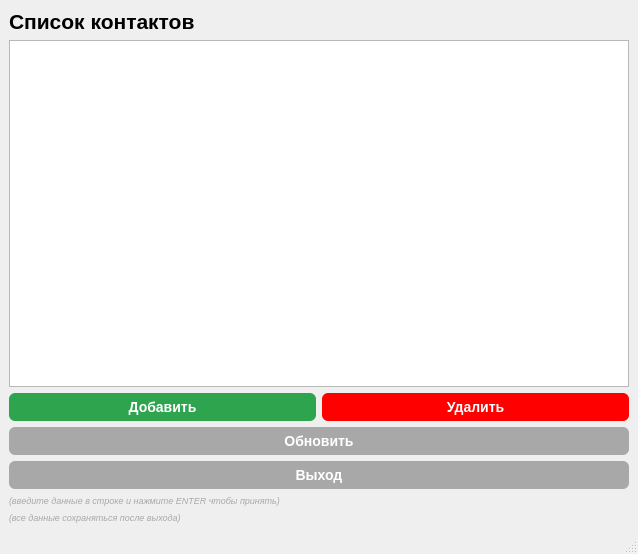
<?xml version="1.0" encoding="UTF-8"?>
<ui version="4.0">
 <class>practic</class>
 <widget class="QMainWindow" name="practic">
  <property name="geometry">
   <rect>
    <x>0</x>
    <y>0</y>
    <width>638</width>
    <height>554</height>
   </rect>
  </property>
  <property name="windowTitle">
   <string>practic</string>
  </property>
  <widget class="QWidget" name="centralwidget">
   <layout class="QGridLayout" name="gridLayout">
    <item row="6" column="0" colspan="2">
     <widget class="QLabel" name="label_2">
      <property name="font">
       <font>
        <pointsize>7</pointsize>
        <italic>true</italic>
       </font>
      </property>
      <property name="styleSheet">
       <string notr="true">color:rgb(168, 168, 168)</string>
      </property>
      <property name="text">
       <string>(ввeдите данные в строке и нажмите ENTER чтобы принять)</string>
      </property>
     </widget>
    </item>
    <item row="7" column="0">
     <widget class="QLabel" name="label_3">
      <property name="font">
       <font>
        <pointsize>7</pointsize>
        <italic>true</italic>
       </font>
      </property>
      <property name="styleSheet">
       <string notr="true">color:rgb(168, 168, 168)</string>
      </property>
      <property name="text">
       <string>(все данные сохраняться после выхода)</string>
      </property>
     </widget>
    </item>
    <item row="5" column="0" colspan="2">
     <widget class="QPushButton" name="pushButton_3">
      <property name="cursor">
       <cursorShape>PointingHandCursor</cursorShape>
      </property>
      <property name="styleSheet">
       <string notr="true">
QPushButton {
  appearance: none;
  background-color: rgb(168, 168, 168);
  border: 1px solid rgba(27, 31, 35, .15);
  border-radius: 6px;
  box-shadow: rgba(27, 31, 35, .1) 0 1px 0;
  box-sizing: border-box;
  color: #fff;
  cursor: pointer;
  display: inline-block;
  font-family: -apple-system,system-ui,&quot;Segoe UI&quot;,Helvetica,Arial,sans-serif,&quot;Apple Color Emoji&quot;,&quot;Segoe UI Emoji&quot;;
  font-size: 14px;
  font-weight: 600;
  line-height: 20px;
  padding: 6px 16px;
  position: relative;
  text-align: center;
  text-decoration: none;
  user-select: none;
  -webkit-user-select: none;
  touch-action: manipulation;
  vertical-align: middle;
  white-space: nowrap;
}
QPushButton:hover {
  appearance: none;
  background-color: rgb(255, 255, 255);
  border: 1px solid rgba(27, 31, 35, .15);
  border-radius: 6px;
  box-shadow: rgba(27, 31, 35, .1) 0 1px 0;
  box-sizing: border-box;
  color: black;
  cursor: pointer;
  display: inline-block;
  font-family: -apple-system,system-ui,&quot;Segoe UI&quot;,Helvetica,Arial,sans-serif,&quot;Apple Color Emoji&quot;,&quot;Segoe UI Emoji&quot;;
  font-size: 14px;
  font-weight: 600;
  line-height: 20px;
  padding: 6px 16px;
  position: relative;
  text-align: center;
  text-decoration: none;
  user-select: none;
  -webkit-user-select: none;
  touch-action: manipulation;
  vertical-align: middle;
  white-space: nowrap;
}
</string>
      </property>
      <property name="text">
       <string>Выход</string>
      </property>
     </widget>
    </item>
    <item row="1" column="0" colspan="2">
     <widget class="QTableView" name="tableView">
      <property name="cursor" stdset="0">
       <cursorShape>ArrowCursor</cursorShape>
      </property>
      <property name="styleSheet">
       <string notr="true"/>
      </property>
     </widget>
    </item>
    <item row="0" column="0">
     <widget class="QLabel" name="label">
      <property name="font">
       <font>
        <pointsize>16</pointsize>
        <bold>true</bold>
       </font>
      </property>
      <property name="text">
       <string>Список контактов</string>
      </property>
     </widget>
    </item>
    <item row="2" column="0">
     <widget class="QPushButton" name="pushButton">
      <property name="cursor">
       <cursorShape>PointingHandCursor</cursorShape>
      </property>
      <property name="autoFillBackground">
       <bool>false</bool>
      </property>
      <property name="styleSheet">
       <string notr="true">
QPushButton {
  appearance: none;
  background-color: #2ea44f;
  border: 1px solid rgba(27, 31, 35, .15);
  border-radius: 6px;
  box-shadow: rgba(27, 31, 35, .1) 0 1px 0;
  box-sizing: border-box;
  color: #fff;
  cursor: pointer;
  display: inline-block;
  font-family: -apple-system,system-ui,&quot;Segoe UI&quot;,Helvetica,Arial,sans-serif,&quot;Apple Color Emoji&quot;,&quot;Segoe UI Emoji&quot;;
  font-size: 14px;
  font-weight: 600;
  line-height: 20px;
  padding: 6px 16px;
  position: relative;
  text-align: center;
  text-decoration: none;
  user-select: none;
  -webkit-user-select: none;
  touch-action: manipulation;
  vertical-align: middle;
  white-space: nowrap;
}
QPushButton:hover {
  appearance: none;
  background-color: rgb(255, 255, 255);
  border: 1px solid rgba(27, 31, 35, .15);
  border-radius: 6px;
  box-shadow: rgba(27, 31, 35, .1) 0 1px 0;
  box-sizing: border-box;
  color: rgb(46, 164, 79);
  cursor: pointer;
  display: inline-block;
  font-family: -apple-system,system-ui,&quot;Segoe UI&quot;,Helvetica,Arial,sans-serif,&quot;Apple Color Emoji&quot;,&quot;Segoe UI Emoji&quot;;
  font-size: 14px;
  font-weight: 600;
  line-height: 20px;
  padding: 6px 16px;
  position: relative;
  text-align: center;
  text-decoration: none;
  user-select: none;
  -webkit-user-select: none;
  touch-action: manipulation;
  vertical-align: middle;
  white-space: nowrap;
}
</string>
      </property>
      <property name="text">
       <string>Добавить</string>
      </property>
      <property name="checkable">
       <bool>false</bool>
      </property>
      <property name="checked">
       <bool>false</bool>
      </property>
      <property name="autoExclusive">
       <bool>false</bool>
      </property>
      <property name="autoDefault">
       <bool>false</bool>
      </property>
      <property name="default">
       <bool>false</bool>
      </property>
      <property name="flat">
       <bool>false</bool>
      </property>
     </widget>
    </item>
    <item row="2" column="1">
     <widget class="QPushButton" name="pushButton_2">
      <property name="cursor">
       <cursorShape>PointingHandCursor</cursorShape>
      </property>
      <property name="styleSheet">
       <string notr="true">
QPushButton {
  appearance: none;
  background-color: red;
  border: 1px solid rgba(27, 31, 35, .15);
  border-radius: 6px;
  box-shadow: rgba(27, 31, 35, .1) 0 1px 0;
  box-sizing: border-box;
  color: #fff;
  cursor: pointer;
  display: inline-block;
  font-family: -apple-system,system-ui,&quot;Segoe UI&quot;,Helvetica,Arial,sans-serif,&quot;Apple Color Emoji&quot;,&quot;Segoe UI Emoji&quot;;
  font-size: 14px;
  font-weight: 600;
  line-height: 20px;
  padding: 6px 16px;
  position: relative;
  text-align: center;
  text-decoration: none;
  user-select: none;
  -webkit-user-select: none;
  touch-action: manipulation;
  vertical-align: middle;
  white-space: nowrap;
}
QPushButton:hover {
  appearance: none;
  background-color: rgb(255, 255, 255);
  border: 1px solid rgba(27, 31, 35, .15);
  border-radius: 6px;
  box-shadow: rgba(27, 31, 35, .1) 0 1px 0;
  box-sizing: border-box;
  color: red;
  cursor: pointer;
  display: inline-block;
  font-family: -apple-system,system-ui,&quot;Segoe UI&quot;,Helvetica,Arial,sans-serif,&quot;Apple Color Emoji&quot;,&quot;Segoe UI Emoji&quot;;
  font-size: 14px;
  font-weight: 600;
  line-height: 20px;
  padding: 6px 16px;
  position: relative;
  text-align: center;
  text-decoration: none;
  user-select: none;
  -webkit-user-select: none;
  touch-action: manipulation;
  vertical-align: middle;
  white-space: nowrap;
}
</string>
      </property>
      <property name="text">
       <string>Удалить</string>
      </property>
     </widget>
    </item>
    <item row="3" column="0" colspan="2">
     <widget class="QPushButton" name="pushButton_4">
      <property name="cursor">
       <cursorShape>PointingHandCursor</cursorShape>
      </property>
      <property name="styleSheet">
       <string notr="true">
QPushButton {
  appearance: none;
  background-color: rgb(168, 168, 168);
  border: 1px solid rgba(27, 31, 35, .15);
  border-radius: 6px;
  box-shadow: rgba(27, 31, 35, .1) 0 1px 0;
  box-sizing: border-box;
  color: #fff;
  cursor: pointer;
  display: inline-block;
  font-family: -apple-system,system-ui,&quot;Segoe UI&quot;,Helvetica,Arial,sans-serif,&quot;Apple Color Emoji&quot;,&quot;Segoe UI Emoji&quot;;
  font-size: 14px;
  font-weight: 600;
  line-height: 20px;
  padding: 6px 16px;
  position: relative;
  text-align: center;
  text-decoration: none;
  user-select: none;
  -webkit-user-select: none;
  touch-action: manipulation;
  vertical-align: middle;
  white-space: nowrap;
}
QPushButton:hover {
  appearance: none;
  background-color: rgb(255, 255, 255);
  border: 1px solid rgba(27, 31, 35, .15);
  border-radius: 6px;
  box-shadow: rgba(27, 31, 35, .1) 0 1px 0;
  box-sizing: border-box;
  color: black;
  cursor: pointer;
  display: inline-block;
  font-family: -apple-system,system-ui,&quot;Segoe UI&quot;,Helvetica,Arial,sans-serif,&quot;Apple Color Emoji&quot;,&quot;Segoe UI Emoji&quot;;
  font-size: 14px;
  font-weight: 600;
  line-height: 20px;
  padding: 6px 16px;
  position: relative;
  text-align: center;
  text-decoration: none;
  user-select: none;
  -webkit-user-select: none;
  touch-action: manipulation;
  vertical-align: middle;
  white-space: nowrap;
}
</string>
      </property>
      <property name="text">
       <string>Обновить</string>
      </property>
     </widget>
    </item>
   </layout>
  </widget>
  <widget class="QMenuBar" name="menubar">
   <property name="geometry">
    <rect>
     <x>0</x>
     <y>0</y>
     <width>638</width>
     <height>26</height>
    </rect>
   </property>
  </widget>
  <widget class="QStatusBar" name="statusbar"/>
 </widget>
 <resources/>
 <connections/>
</ui>
